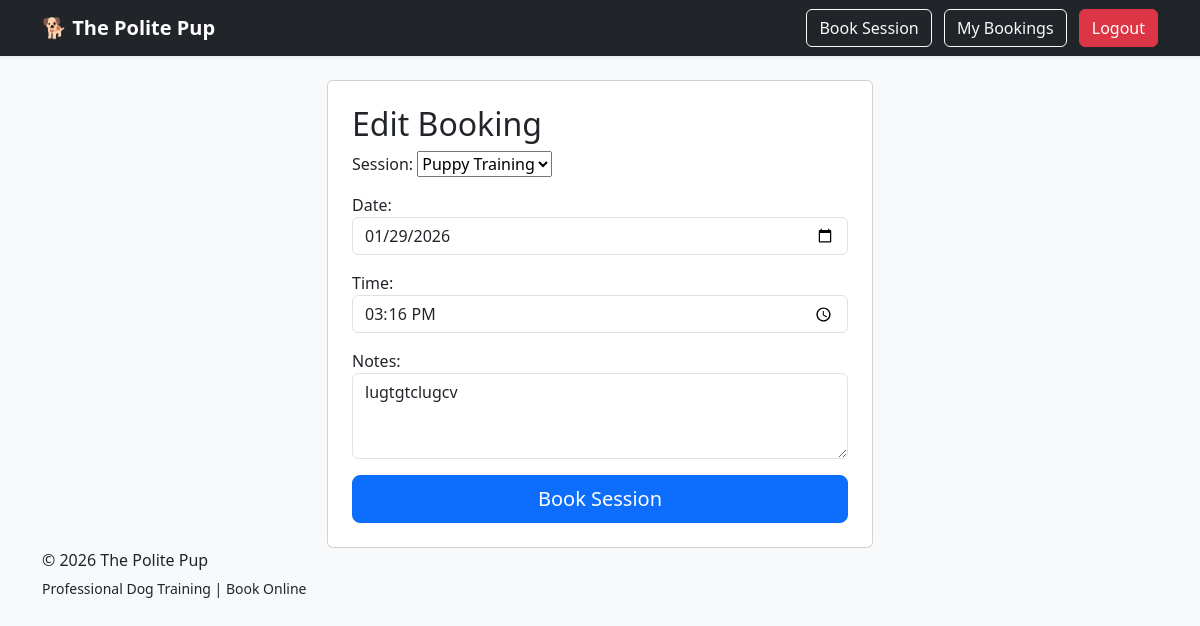
The page /edit/11/ (signed in) on the database its author committed.
### bookings/models.py (models this page shows, shortened)
class Booking(models.Model):
    user = models.ForeignKey(
        settings.AUTH_USER_MODEL,
        on_delete=models.CASCADE
    )
    session = models.ForeignKey(
        TrainingSession,
        on_delete=models.CASCADE
    )
    date = models.DateField()
    time = models.TimeField()
    notes = models.TextField(blank=True)

### bookings/views.py (the view)
# urls.py: path('edit/<int:booking_id>/', edit_booking, name='edit_booking'),
@login_required
def edit_booking(request, booking_id):
    booking = get_object_or_404(
        Booking,
        id=booking_id,
        user=request.user
    )
    if request.method == 'POST':
        form = BookingForm(request.POST, instance=booking)
        if form.is_valid():
            form.save()
            return redirect('my_bookings')
    else:
        form = BookingForm(instance=booking)
    return render(
        request,
        'bookings/edit_booking.html',
        {'form': form}
    )

### bookings/forms.py
class BookingForm(forms.ModelForm):
    class Meta:
        model = Booking
        fields = '__all__'
        exclude = ['user']
        widgets = {
            'date': forms.DateInput(
                attrs={
                    'type': 'date',
                    'class': 'form-control'
                }
            ),
            'time': forms.TimeInput(
                attrs={
                    'type': 'time',
                    'class': 'form-control'
                }
            ),
            'notes': forms.Textarea(
                attrs={
                    'class': 'form-control',
                    'rows': 3
                }
            ),
        }

### bookings/models.py (called while the page is built)
    def __str__(self):
        return self.name

### bookings/templates/bookings/edit_booking.html (shortened to what this page needs)
{% extends 'bookings/base.html' %}
{% block content %}
<div class="row justify-content-center">
    <div class="col-md-6">
        <div class="card p-4">
            <h2>Edit Booking</h2>
            <form method="post">
                {{ form.as_p }}
                <div class="d-grid mt-3">
                    <button class="btn btn-primary btn-lg">
                        Book Session
                    </button>
                </div>
            </form>
        </div>
    </div>
</div>
{% endblock %}

### bookings/static/bookings/css/style.css (style rules this page uses)
body { background-color: #f8f9fa; }

### rows shown on the page
Booking: session "Puppy Training", date "01/29/2026", time "15:16:00", notes "lugtgtclugcv"
